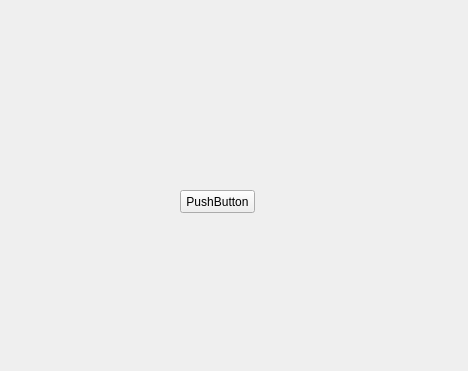
<?xml version="1.0" encoding="UTF-8"?>
<ui version="4.0">
 <class>Form</class>
 <widget class="QWidget" name="Form">
  <property name="geometry">
   <rect>
    <x>0</x>
    <y>0</y>
    <width>468</width>
    <height>371</height>
   </rect>
  </property>
  <property name="windowTitle">
   <string>Form</string>
  </property>
  <widget class="PushButton" name="pushButton">
   <property name="geometry">
    <rect>
     <x>180</x>
     <y>190</y>
     <width>75</width>
     <height>23</height>
    </rect>
   </property>
   <property name="text">
    <string>PushButton</string>
   </property>
  </widget>
 </widget>
 <customwidgets>
  <customwidget>
   <class>PushButton</class>
   <extends>QPushButton</extends>
   <header location="global">qfluentwidgets</header>
  </customwidget>
 </customwidgets>
 <resources/>
 <connections/>
</ui>
